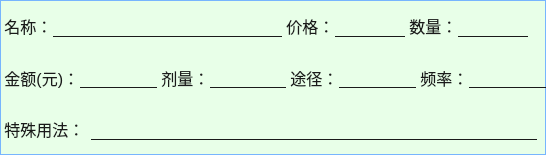
<?xml version="1.0" encoding="UTF-8"?>
<ui version="4.0">
 <class>MedicineWidget</class>
 <widget class="QWidget" name="MedicineWidget">
  <property name="geometry">
   <rect>
    <x>0</x>
    <y>0</y>
    <width>546</width>
    <height>155</height>
   </rect>
  </property>
  <property name="windowTitle">
   <string>Form</string>
  </property>
  <property name="styleSheet">
   <string notr="true">#MedicineWidget{
border:1px solid #77b5fe;
background-color: #e8ffe8;
}

QWidget{
background:transparent;
border:none;
}

QLabel{
color:#1a1a1a;
font-size:16px;
line-height:24px;
}

QLineEdit{
color:#1a1a1a;
font-size:16px;
line-height:24px;
padding-left:8px;
border:none;
border-bottom:1px solid #1a1a1a;
}
</string>
  </property>
  <layout class="QVBoxLayout" name="verticalLayout">
   <property name="spacing">
    <number>0</number>
   </property>
   <property name="leftMargin">
    <number>0</number>
   </property>
   <property name="topMargin">
    <number>0</number>
   </property>
   <property name="rightMargin">
    <number>0</number>
   </property>
   <property name="bottomMargin">
    <number>0</number>
   </property>
   <item>
    <layout class="QHBoxLayout" name="horizontalLayout" stretch="1,0">
     <item>
      <widget class="QWidget" name="widget_25" native="true">
       <property name="styleSheet">
        <string notr="true"/>
       </property>
       <layout class="QHBoxLayout" name="horizontalLayout_35">
        <property name="spacing">
         <number>0</number>
        </property>
        <property name="leftMargin">
         <number>0</number>
        </property>
        <property name="topMargin">
         <number>0</number>
        </property>
        <property name="rightMargin">
         <number>0</number>
        </property>
        <property name="bottomMargin">
         <number>0</number>
        </property>
        <item>
         <widget class="QLabel" name="label_27">
          <property name="styleSheet">
           <string notr="true"/>
          </property>
          <property name="text">
           <string> 名称：</string>
          </property>
         </widget>
        </item>
        <item>
         <widget class="QLineEdit" name="lineEdit_name">
          <property name="enabled">
           <bool>false</bool>
          </property>
          <property name="minimumSize">
           <size>
            <width>110</width>
            <height>0</height>
           </size>
          </property>
          <property name="contextMenuPolicy">
           <enum>Qt::NoContextMenu</enum>
          </property>
          <property name="text">
           <string/>
          </property>
          <property name="alignment">
           <set>Qt::AlignLeading|Qt::AlignLeft|Qt::AlignVCenter</set>
          </property>
         </widget>
        </item>
       </layout>
      </widget>
     </item>
     <item>
      <widget class="QWidget" name="widget_26" native="true">
       <property name="styleSheet">
        <string notr="true"/>
       </property>
       <layout class="QHBoxLayout" name="horizontalLayout_36">
        <property name="spacing">
         <number>0</number>
        </property>
        <property name="leftMargin">
         <number>0</number>
        </property>
        <property name="topMargin">
         <number>0</number>
        </property>
        <property name="bottomMargin">
         <number>0</number>
        </property>
        <item>
         <widget class="QLabel" name="label_28">
          <property name="styleSheet">
           <string notr="true"/>
          </property>
          <property name="text">
           <string> 价格：</string>
          </property>
         </widget>
        </item>
        <item>
         <widget class="QLineEdit" name="lineEdit_price">
          <property name="enabled">
           <bool>false</bool>
          </property>
          <property name="maximumSize">
           <size>
            <width>70</width>
            <height>16777215</height>
           </size>
          </property>
          <property name="contextMenuPolicy">
           <enum>Qt::NoContextMenu</enum>
          </property>
          <property name="text">
           <string/>
          </property>
          <property name="alignment">
           <set>Qt::AlignCenter</set>
          </property>
         </widget>
        </item>
        <item>
         <widget class="QWidget" name="widget_27" native="true">
          <property name="styleSheet">
           <string notr="true"/>
          </property>
          <layout class="QHBoxLayout" name="horizontalLayout_37">
           <property name="spacing">
            <number>0</number>
           </property>
           <property name="leftMargin">
            <number>0</number>
           </property>
           <property name="topMargin">
            <number>0</number>
           </property>
           <property name="bottomMargin">
            <number>0</number>
           </property>
           <item>
            <widget class="QLabel" name="label_29">
             <property name="styleSheet">
              <string notr="true"/>
             </property>
             <property name="text">
              <string> 数量：</string>
             </property>
            </widget>
           </item>
           <item>
            <widget class="QLineEdit" name="lineEdit_nums">
             <property name="maximumSize">
              <size>
               <width>70</width>
               <height>16777215</height>
              </size>
             </property>
             <property name="text">
              <string/>
             </property>
             <property name="alignment">
              <set>Qt::AlignCenter</set>
             </property>
            </widget>
           </item>
          </layout>
         </widget>
        </item>
       </layout>
      </widget>
     </item>
    </layout>
   </item>
   <item>
    <layout class="QHBoxLayout" name="horizontalLayout_2">
     <item>
      <widget class="QWidget" name="widget_28" native="true">
       <property name="styleSheet">
        <string notr="true"/>
       </property>
       <layout class="QHBoxLayout" name="horizontalLayout_38">
        <property name="spacing">
         <number>0</number>
        </property>
        <property name="leftMargin">
         <number>0</number>
        </property>
        <property name="topMargin">
         <number>0</number>
        </property>
        <property name="rightMargin">
         <number>0</number>
        </property>
        <property name="bottomMargin">
         <number>0</number>
        </property>
        <item>
         <widget class="QLabel" name="label_30">
          <property name="styleSheet">
           <string notr="true"/>
          </property>
          <property name="text">
           <string> 金额(元)：</string>
          </property>
         </widget>
        </item>
        <item>
         <widget class="QLineEdit" name="lineEdit_money">
          <property name="enabled">
           <bool>false</bool>
          </property>
          <property name="contextMenuPolicy">
           <enum>Qt::NoContextMenu</enum>
          </property>
          <property name="text">
           <string/>
          </property>
          <property name="alignment">
           <set>Qt::AlignLeading|Qt::AlignLeft|Qt::AlignVCenter</set>
          </property>
         </widget>
        </item>
        <item>
         <spacer name="horizontalSpacer_17">
          <property name="orientation">
           <enum>Qt::Horizontal</enum>
          </property>
          <property name="sizeHint" stdset="0">
           <size>
            <width>48</width>
            <height>20</height>
           </size>
          </property>
         </spacer>
        </item>
       </layout>
      </widget>
     </item>
     <item>
      <widget class="QWidget" name="widget_31" native="true">
       <property name="styleSheet">
        <string notr="true"/>
       </property>
       <layout class="QHBoxLayout" name="horizontalLayout_41">
        <property name="spacing">
         <number>0</number>
        </property>
        <property name="leftMargin">
         <number>0</number>
        </property>
        <property name="topMargin">
         <number>0</number>
        </property>
        <property name="rightMargin">
         <number>0</number>
        </property>
        <property name="bottomMargin">
         <number>0</number>
        </property>
        <item>
         <widget class="QLabel" name="label_33">
          <property name="styleSheet">
           <string notr="true"/>
          </property>
          <property name="text">
           <string> 剂量：</string>
          </property>
         </widget>
        </item>
        <item>
         <widget class="QLineEdit" name="lineEdit_dosage">
          <property name="contextMenuPolicy">
           <enum>Qt::NoContextMenu</enum>
          </property>
          <property name="text">
           <string/>
          </property>
          <property name="alignment">
           <set>Qt::AlignLeading|Qt::AlignLeft|Qt::AlignVCenter</set>
          </property>
         </widget>
        </item>
        <item>
         <spacer name="horizontalSpacer_20">
          <property name="orientation">
           <enum>Qt::Horizontal</enum>
          </property>
          <property name="sizeHint" stdset="0">
           <size>
            <width>48</width>
            <height>20</height>
           </size>
          </property>
         </spacer>
        </item>
       </layout>
      </widget>
     </item>
     <item>
      <widget class="QWidget" name="widget_30" native="true">
       <property name="styleSheet">
        <string notr="true"/>
       </property>
       <layout class="QHBoxLayout" name="horizontalLayout_40">
        <property name="spacing">
         <number>0</number>
        </property>
        <property name="leftMargin">
         <number>0</number>
        </property>
        <property name="topMargin">
         <number>0</number>
        </property>
        <property name="rightMargin">
         <number>0</number>
        </property>
        <property name="bottomMargin">
         <number>0</number>
        </property>
        <item>
         <widget class="QLabel" name="label_32">
          <property name="styleSheet">
           <string notr="true"/>
          </property>
          <property name="text">
           <string> 途径：</string>
          </property>
         </widget>
        </item>
        <item>
         <widget class="QLineEdit" name="lineEdit_way">
          <property name="contextMenuPolicy">
           <enum>Qt::NoContextMenu</enum>
          </property>
          <property name="text">
           <string/>
          </property>
          <property name="alignment">
           <set>Qt::AlignLeading|Qt::AlignLeft|Qt::AlignVCenter</set>
          </property>
         </widget>
        </item>
        <item>
         <spacer name="horizontalSpacer_19">
          <property name="orientation">
           <enum>Qt::Horizontal</enum>
          </property>
          <property name="sizeHint" stdset="0">
           <size>
            <width>48</width>
            <height>20</height>
           </size>
          </property>
         </spacer>
        </item>
       </layout>
      </widget>
     </item>
     <item>
      <widget class="QWidget" name="widget_29" native="true">
       <property name="styleSheet">
        <string notr="true"/>
       </property>
       <layout class="QHBoxLayout" name="horizontalLayout_39">
        <property name="spacing">
         <number>0</number>
        </property>
        <property name="leftMargin">
         <number>0</number>
        </property>
        <property name="topMargin">
         <number>0</number>
        </property>
        <property name="rightMargin">
         <number>0</number>
        </property>
        <property name="bottomMargin">
         <number>0</number>
        </property>
        <item>
         <widget class="QLabel" name="label_31">
          <property name="styleSheet">
           <string notr="true"/>
          </property>
          <property name="text">
           <string> 频率：</string>
          </property>
         </widget>
        </item>
        <item>
         <widget class="QLineEdit" name="lineEdit_frequency">
          <property name="contextMenuPolicy">
           <enum>Qt::NoContextMenu</enum>
          </property>
          <property name="text">
           <string/>
          </property>
          <property name="alignment">
           <set>Qt::AlignCenter</set>
          </property>
         </widget>
        </item>
        <item>
         <spacer name="horizontalSpacer_18">
          <property name="orientation">
           <enum>Qt::Horizontal</enum>
          </property>
          <property name="sizeHint" stdset="0">
           <size>
            <width>48</width>
            <height>20</height>
           </size>
          </property>
         </spacer>
        </item>
       </layout>
      </widget>
     </item>
    </layout>
   </item>
   <item>
    <widget class="QWidget" name="widget_32" native="true">
     <property name="styleSheet">
      <string notr="true"/>
     </property>
     <layout class="QHBoxLayout" name="horizontalLayout_42">
      <property name="leftMargin">
       <number>0</number>
      </property>
      <item>
       <widget class="QLabel" name="label_34">
        <property name="styleSheet">
         <string notr="true"/>
        </property>
        <property name="text">
         <string> 特殊用法：</string>
        </property>
       </widget>
      </item>
      <item>
       <widget class="QLineEdit" name="lineEdit_special">
        <property name="contextMenuPolicy">
         <enum>Qt::NoContextMenu</enum>
        </property>
        <property name="text">
         <string/>
        </property>
        <property name="alignment">
         <set>Qt::AlignLeading|Qt::AlignLeft|Qt::AlignVCenter</set>
        </property>
       </widget>
      </item>
     </layout>
    </widget>
   </item>
  </layout>
 </widget>
 <resources/>
 <connections/>
</ui>
